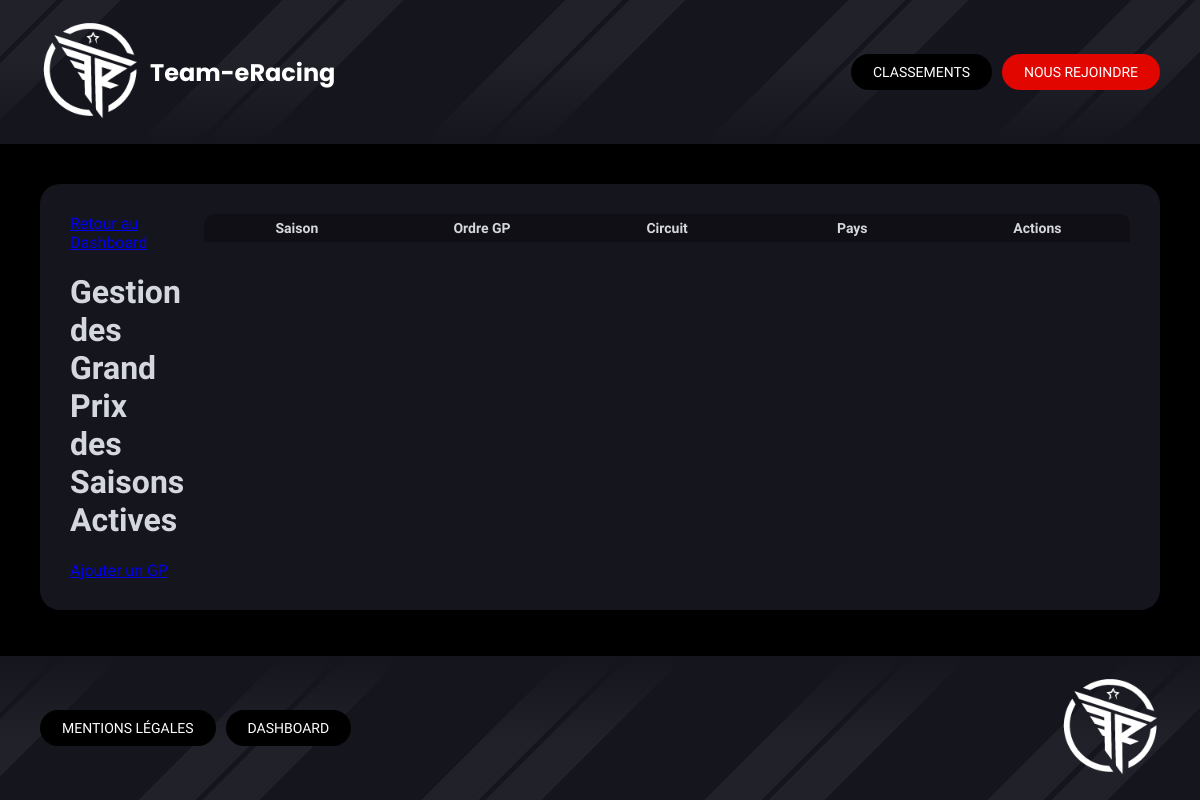
/index.php?controller=gp&action=index (signed in), run on an earlier commit of the app's database.
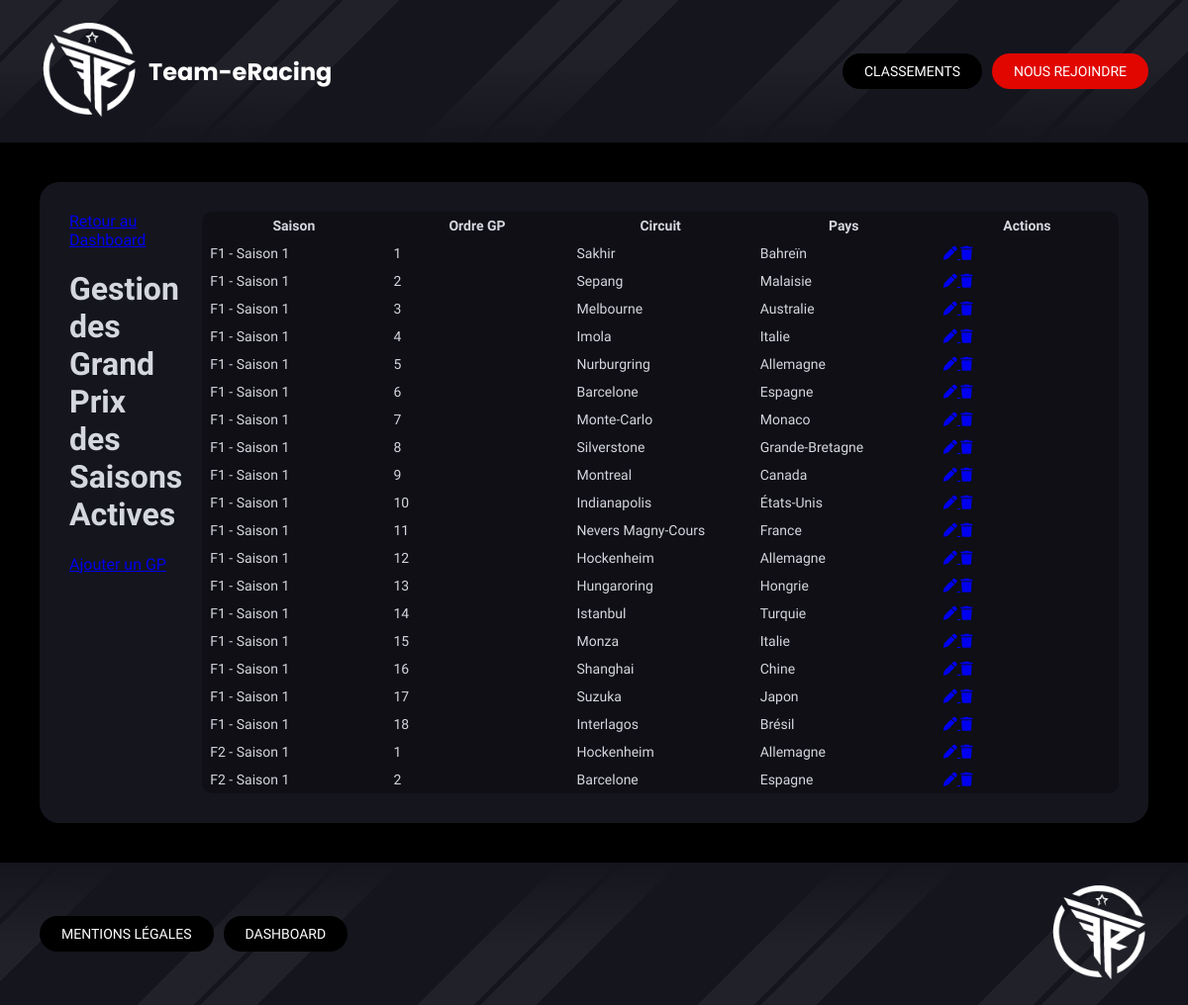
And on a later commit of the database.
### tables this page shows
CREATE TABLE IF NOT EXISTS `gp` (
  `id` int NOT NULL AUTO_INCREMENT,
  `season_id` int NOT NULL,
  `circuit_id` int NOT NULL,
  `gp_ordre` int NOT NULL,
  PRIMARY KEY (`id`),
  KEY `idx_gp_season` (`season_id`),
  KEY `idx_gp_circuit` (`circuit_id`),
  KEY `idx_gp_season_ordre` (`season_id`,`gp_ordre`)
);

CREATE TABLE IF NOT EXISTS `categories` (
  `id` int NOT NULL AUTO_INCREMENT,
  `name` varchar(50) NOT NULL,
  `color` varchar(7) NOT NULL DEFAULT '#E10600',
  `status` enum('active','desactive') DEFAULT 'active',
  PRIMARY KEY (`id`),
  UNIQUE KEY `name` (`name`)
);

CREATE TABLE IF NOT EXISTS `seasons` (
  `id` int NOT NULL AUTO_INCREMENT,
  `season_number` int NOT NULL,
  `category_id` int NOT NULL,
  `videogame` varchar(100) NOT NULL,
  `platform` varchar(100) NOT NULL,
  `status` enum('active','desactive') NOT NULL DEFAULT 'active',
  PRIMARY KEY (`id`),
  UNIQUE KEY `unique_season_category` (`season_number`,`category_id`),
  KEY `idx_fk_category` (`category_id`),
  KEY `idx_season_status` (`status`)
);

CREATE TABLE IF NOT EXISTS `circuits` (
  `id` int NOT NULL AUTO_INCREMENT,
  `name` varchar(100) NOT NULL,
  `country_id` int NOT NULL,
  `status` enum('active','desactive') DEFAULT 'active',
  PRIMARY KEY (`id`),
  UNIQUE KEY `name` (`name`),
  KEY `idx_circuit_status` (`status`),
  KEY `idx_circuit_country` (`country_id`)
);

### Controllers/Controller.php (called while the page is built, shortened)
<?php
abstract class Controller
{
    public function render(string $path, array $data = [])
    {
        extract($data);
        include dirname(__DIR__) . '/Views/' . $path . '.php';
        include dirname(__DIR__) . '/Views/base.php';
    }
}
?>

### Controllers/GpController.php (called while the page is built, shortened)
<?php
class GpController extends Controller {
    public function index()
    {
        $list = GpModel::allWithCountry();
        $this->render('dashboard/gp/index', [
            'list' => $list
        ]);
    }
}
?>

### public/index.php (called while the page is built, shortened)
<?php
include '../Autoloader.php';
$route = new Router();
$route->routes();
?>

### Autoloader.php (called while the page is built, shortened)
<?php
class Autoloader{
    static function autoload($class){
        $class = str_replace(__NAMESPACE__.'\\','',$class);
        $class = str_replace('\\','/',$class);
    }
}
?>

### Core/DbConnect.php (called while the page is built, shortened)
<?php
class DbConnect
{
    protected $connection;
    public function getConnection()
    {
        return $this->connection;
    }
    public function __construct()
    {
        try {
            $dsn = 'mysql:host=' . self::SERVER . ';dbname=' . self::BASE . ';charset=utf8mb4';
                $this->connection = new PDO($dsn, self::USER, self::PASSWORD, [
                    PDO::ATTR_ERRMODE => PDO::ERRMODE_EXCEPTION,
                    PDO::ATTR_DEFAULT_FETCH_MODE => PDO::FETCH_OBJ,
                    PDO::ATTR_EMULATE_PREPARES => false
                ]);
        } catch (Exception $e) {
            die('Erreur : ' . $e->getMessage());
        }
    }
}
?>

### Models/GpModel.php (called while the page is built, shortened)
<?php
class GpModel extends DbConnect {
    public static function all()
    {
        $db = new DbConnect();
        return $db->getConnection()->query("
            SELECT
                gp.id,
                gp.season_id,
                gp.circuit_id,
                gp.gp_ordre,
                -- Season
                s.season_number,
                s.status AS season_status,
                -- Category
                cat.name AS category,
                -- Circuit
                ci.name AS circuit_name
            FROM gp
            JOIN seasons s ON gp.season_id = s.id
            JOIN categories cat ON s.category_id = cat.id
            JOIN circuits ci ON gp.circuit_id = ci.id
            ORDER BY cat.name ASC, gp.gp_ordre ASC
        ")->fetchAll(\PDO::FETCH_OBJ);
    }
    public static function allWithCountry()
    {
        $list = self::all();
        $circuits = CircuitsModel::all();
        $circuitCountries = [];
        foreach ($circuits as $c) {
            $circuitCountries[$c->id] = $c->country ?? 'Pays inconnu';
        }
        foreach ($list as &$gp) {
            $gp->countryName = $circuitCountries[$gp->circuit_id] ?? 'Pays inconnu';
        }
        return $list;
    }
}
?>

### Models/CircuitsModel.php (called while the page is built, shortened)
<?php
class CircuitsModel extends DbConnect {
    public static function all(){
        $db = new DbConnect();
        return $db->getConnection()->query("
            SELECT circuits.id, circuits.name, circuits.status, countries.name as country
            FROM circuits
            JOIN countries ON circuits.country_id = countries.id
        ")->fetchAll();
    }
}
?>

### Views/dashboard/gp/index.php (the view, shortened to what this page needs)
<div class="section-dashboard">
    <div class="section-header">
        <a class="nav-btn-dashboard" href="index.php?controller=dashboard">Retour au Dashboard</a>
        <h1>Gestion des Grand Prix des Saisons Actives</h1>
        <a class="nav-btn-dashboard" href="index.php?controller=gp&action=create">Ajouter un GP</a>
    </div>
    <div class="table-responsive">
        <table class="dashboard-table">
            <thead>
                <tr>
                    <th>Saison</th>
                    <th>Ordre GP</th>
                    <th>Circuit</th>
                    <th>Pays</th>
                    <th class="actions-column">Actions</th>
                </tr>
            </thead>
            <tbody>
                <?php foreach ($list as $gp): ?>
                    <?php if (isset($gp->season_status) && $gp->season_status === 'active'): ?>
                        <tr>
                            <td><?= htmlspecialchars($gp->category ?? '') ?> - Saison <?= htmlspecialchars($gp->season_number ?? '') ?></td>
                            <td><?= htmlspecialchars($gp->gp_ordre ?? '') ?></td>
                            <td><?= htmlspecialchars($gp->circuit_name ?? '') ?></td>
                            <td><?= htmlspecialchars($gp->countryName ?? '') ?></td>
                            <td class="actions">
                                <a class="action-btn edit" href="index.php?controller=gp&action=update&id=<?= $gp->id ?>">
                                    <i class="fa-solid fa-pen"></i>
                                </a>
                                <a class="action-btn delete" href="index.php?controller=gp&action=delete&id=<?= $gp->id ?>">
                                    <i class="fa-solid fa-trash"></i>
                                </a>
                            </td>
                        </tr>
                    <?php endif; ?>
                <?php endforeach; ?>
            </tbody>
        </table>
    </div>
</div>

What changed in the data, as far as the page shows it:
added gp: categories.name "F1", season.season_number "1", gp_ordre "1", circuit.name "Sakhir", circuit "Bahreïn"
added gp: categories.name "F1", season.season_number "1", gp_ordre "2", circuit.name "Sepang", circuit "Malaisie"
added gp: categories.name "F1", season.season_number "1", gp_ordre "3", circuit.name "Melbourne", circuit "Australie"
added gp: categories.name "F1", season.season_number "1", gp_ordre "4", circuit.name "Imola", circuit "Italie"
added gp: categories.name "F1", season.season_number "1", gp_ordre "5", circuit.name "Nurburgring", circuit "Allemagne"
added gp: categories.name "F1", season.season_number "1", gp_ordre "6", circuit.name "Barcelone", circuit "Espagne"
added gp: categories.name "F1", season.season_number "1", gp_ordre "7", circuit.name "Monte-Carlo", circuit "Monaco"
added gp: categories.name "F1", season.season_number "1", gp_ordre "8", circuit.name "Silverstone", circuit "Grande-Bretagne"
added gp: categories.name "F1", season.season_number "1", gp_ordre "9", circuit.name "Montreal", circuit "Canada"
added gp: categories.name "F1", season.season_number "1", gp_ordre "10", circuit.name "Indianapolis", circuit "États-Unis"
added gp: categories.name "F1", season.season_number "1", gp_ordre "11", circuit.name "Nevers Magny-Cours", circuit "France"
added gp: categories.name "F1", season.season_number "1", gp_ordre "12", circuit.name "Hockenheim", circuit "Allemagne"
added gp: categories.name "F1", season.season_number "1", gp_ordre "13", circuit.name "Hungaroring", circuit "Hongrie"
added gp: categories.name "F1", season.season_number "1", gp_ordre "14", circuit.name "Istanbul", circuit "Turquie"
added gp: categories.name "F1", season.season_number "1", gp_ordre "15", circuit.name "Monza", circuit "Italie"
added gp: categories.name "F1", season.season_number "1", gp_ordre "16", circuit.name "Shanghai", circuit "Chine"
added gp: categories.name "F1", season.season_number "1", gp_ordre "17", circuit.name "Suzuka", circuit "Japon"
added gp: categories.name "F1", season.season_number "1", gp_ordre "18", circuit.name "Interlagos", circuit "Brésil"
added gp: categories.name "F2", season.season_number "1", gp_ordre "1", circuit.name "Hockenheim", circuit "Allemagne"
added gp: categories.name "F2", season.season_number "1", gp_ordre "2", circuit.name "Barcelone", circuit "Espagne"
